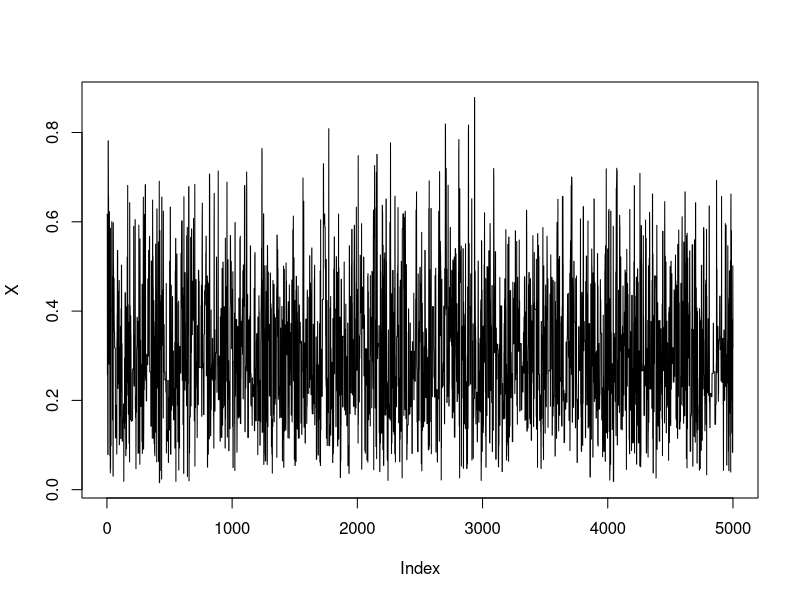
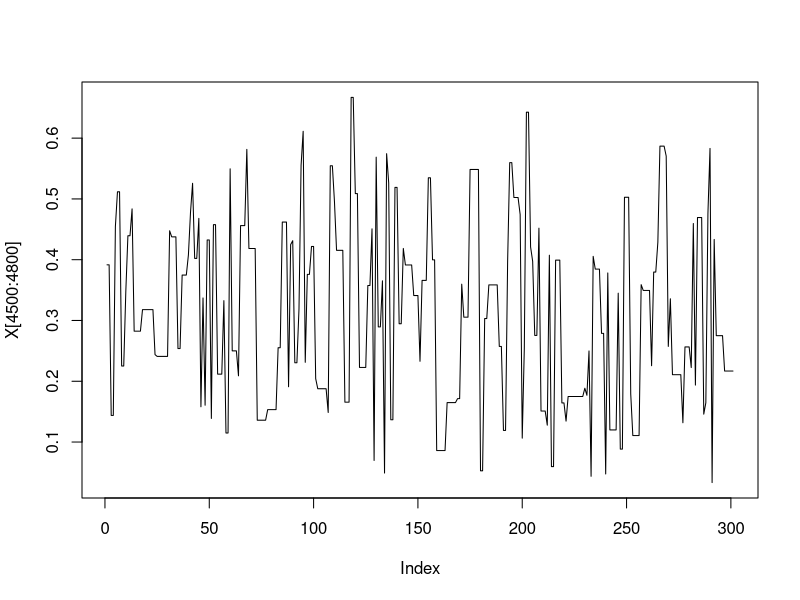
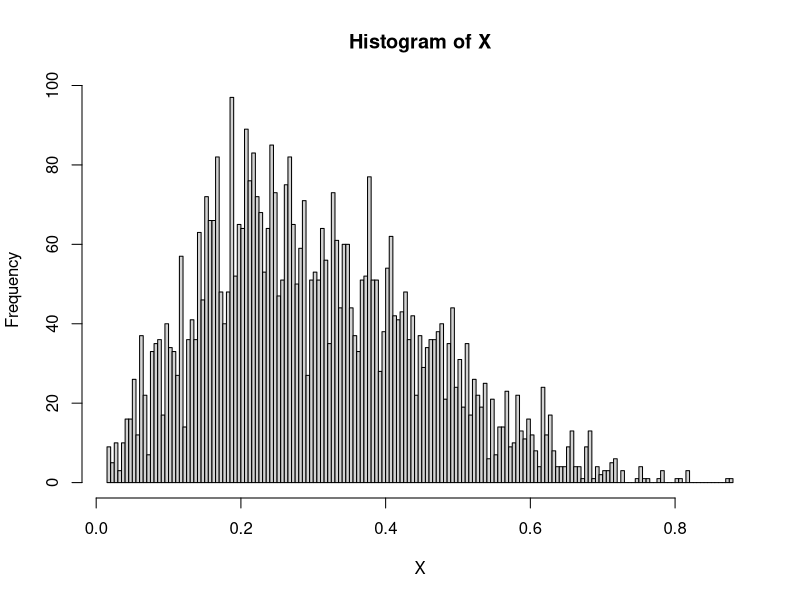
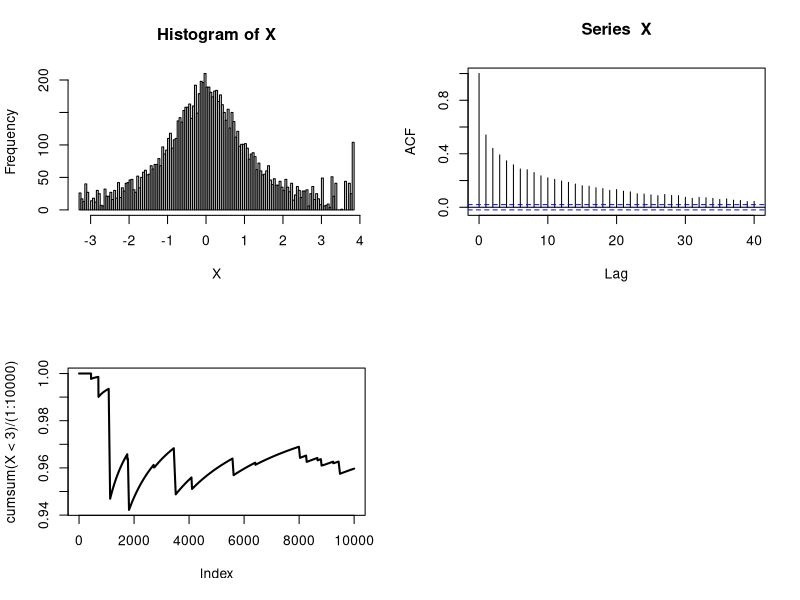
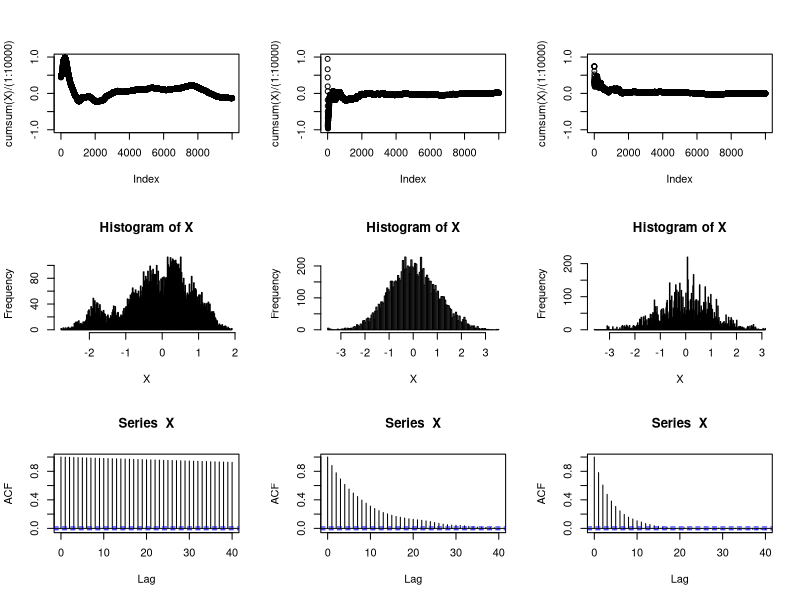

These figures' R source, in order:
## ---- chunk 1
options(tinytex.verbose = TRUE)
## ---- chunk 2
a <- 2.7; b = 6.3

Nsim <- 5000
X <- rep(runif(1), Nsim)   # initialize the chain
for(i in 2:Nsim) {
  Y = runif(1)        # proposed value from q
  alpha = dbeta(Y, a, b) / dbeta(X[i-1], a, b)    # q are all unif[0, 1] cancell out
  X[i] = X[i-1] + (Y - X[i-1]) * (alpha > runif(1))   # logical true or false
}

str(X)
plot(X, type = "l")    # no pattern 
plot(X[4500:4800], type = "l")      # for some intervals of time, the sequence (X(t)) does not change because all corresponding Y's are rejected. 
## ---- chunk 3
hist(X, breaks = 300)
lines(rbeta(5000, 2.7, 6.3), col = "red")

## ---- chunk 4
ks.test(jitter(X), rbeta(5000, a, b))

## ---- chunk 5
mean(X)
var(X)


# theoretical 
(mean_theo <- a/(a+b))
(var_theo <- a*b / ((a+b)^2 * (a+b+1)))

## ---- chunk 6
Nsim <-  1e4  
X <- rep(runif(1), Nsim) # intial value 
for (i in 2:Nsim) {
  Y <- rnorm(1)     # proposal
  alpha <- dt(Y, 1) * dnorm(X[i-1]) / (dt(X[i-1], 1) * dnorm(Y))
  X[i] <- X[i-1] + (Y - X[i-1]) * (alpha > runif(1))
}

str(X)   # num [1:10000] 0.6923

par(mfrow = c(2, 2))
hist(X, breaks = 250)
acf(X)

# want to  see the approximation to  P(X < 3)
plot(cumsum(X < 3) / (1:1e4), type = "l", lwd = 2)

## ---- chunk 7
Uni_rdwk <- function(delta) {
  Nsim <- 1e4
  X <- rep(runif(1), Nsim)
  for (i in 2:Nsim) {
    Y <- runif(1, X[i-1] - delta, X[i-1] + delta)
    # <- rnorm(1, X[i-1], 1)         # proposal is N(X[i-1], 1) 
    alpha <- dnorm(Y) / dnorm(X[i-1])
    X[i] = X[i-1] + (Y - X[i-1]) * (alpha > runif(1))
  }
  X
}
## ---- chunk 8
X_0.1 <- Uni_rdwk(0.1)
X_1 <- Uni_rdwk(1)
X_10 <- Uni_rdwk(10)


par(mfrow = c(3, 3))

# plot cumsum
plt_cum <- function(X, ylim) {
  plot(cumsum(X) / (1:1e4), ylim = ylim)
}

plt_cum(X_0.1, ylim = c(-1, 1))
plt_cum(X_1, ylim = c(-1, 1))
plt_cum(X_10, ylim = c(-1, 1))


# plot hist
plt_hist <- function(X) {
  hist(X, breaks = 250)
}

plt_hist(X_0.1)
plt_hist(X_1)
plt_hist(X_10)



# Plot ACF

plt_acf <- function(X) {
  acf(X)
}

plt_acf(X_0.1)
plt_acf(X_1)
plt_acf(X_10)
## ---- chunk 9
like=function(beda){
mia=mean(Pima.tr$bmi)
prod(pnorm(beda[1]+(Pima.tr$bm[Pima.tr$t=="Yes"]-
mia)*beda[2]))*
prod(pnorm(-beda[1]-(Pima.tr$bm[Pima.tr$t=="No"]
-mia)*beda[2]))/exp(sum(beda^2)/200)
}
  
